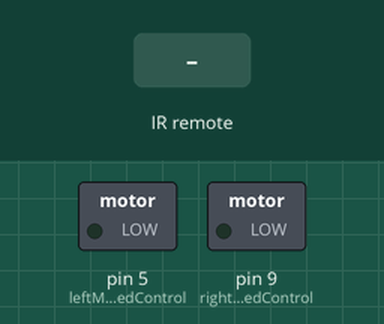
Recording of a sketch running on a simulated Arduino Uno, built with avr-gcc and run on an emulated ATmega328P. Parts: switched loads named in the sketch (green lamp = pin HIGH). The inputs (shaded band) are chosen by the test bench. What the sketch prints to the serial monitor is not drawn.

Above: at 4.2 s.
4.3 s: infrared code 0xFF10EF received
At 5.1 s:
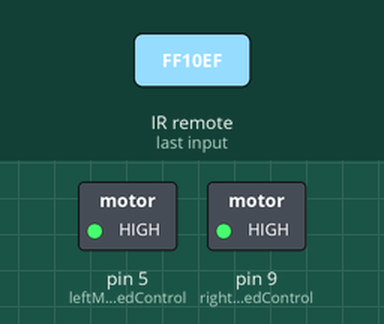
5.8 s: infrared code 0xFF4AB5 received
At 6.3 s:
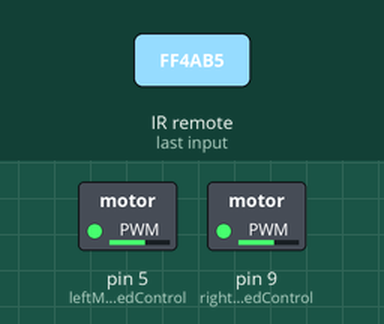
7.3 s: infrared code 0xFF5AA5 received
At 8.6 s:
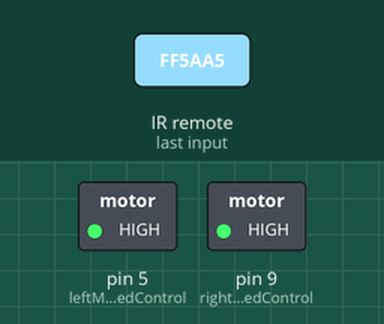
10.7 s: infrared code 0xFF9867 received
At 11.2 s:
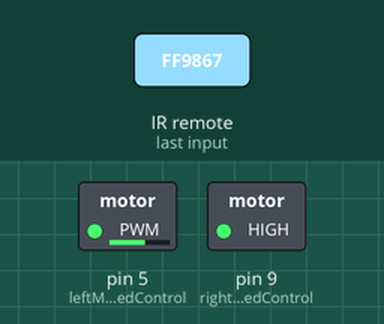
Timing chart, 0 to 13.2 s (numbered marks = the images above; inputs shaded):
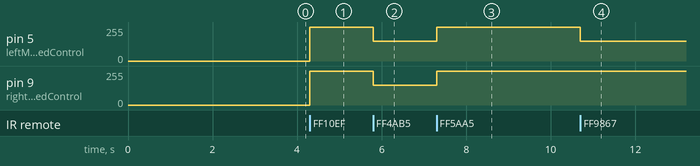

Measured:
- after the input at 4.3 s, pin 5 (leftMotorSpeedControl), pin 9 (rightMotorSpeedControl): 0/255 → 255/255 at once
- after the input at 5.8 s, pin 5 (leftMotorSpeedControl), pin 9 (rightMotorSpeedControl): 255/255 → 150/255 at once
- after the input at 7.3 s, pin 5 (leftMotorSpeedControl), pin 9 (rightMotorSpeedControl): 150/255 → 255/255 at once
- after the input at 10.7 s, pin 5 (leftMotorSpeedControl): 255/255 → 150/255 at once

The sketch:

TASK1_PID.ino
```cpp
#include <Wire.h>
#include <MPU6050.h>
#include "IRremote.h"

int receiver = 11;
IRrecv irrecv(receiver);
decode_results results;

MPU6050 mpu;

// Timers
unsigned long timer = 0;
float timeStep = 0.01;

// Pitch, Roll and Yaw values
float pitch = 0;
float roll = 0;
float yaw = 0;

int ena, leftMotorSpeedControl = 5;
int enb, rightMotorSpeedControl = 9;
int ina, leftMotorForwardPin = 2;
int inb, leftMotorBackwardPin = 4;
int inc, rightMotorForwardPin = 7;
int ind, rightMotorBackwardPin = 8;

int direction = 5; //5 - forward, 1 - backward, 2 - right, 3 - left, 6 - microstep forward

void setup() {
  Serial.begin(115200);
  irrecv.enableIRIn();
  // Initialize MPU6050
  while(!mpu.begin(MPU6050_SCALE_2000DPS, MPU6050_RANGE_2G))
  {
    Serial.println("Could not find a valid MPU6050 sensor, check wiring!");
    delay(500);
  }
  mpu.calibrateGyro();
  mpu.setThreshold(3);
  pinMode(ena, OUTPUT);
  pinMode(enb, OUTPUT);
  pinMode(ina, OUTPUT);
  pinMode(inb, OUTPUT);
  pinMode(inc, OUTPUT);
  pinMode(ind, OUTPUT);

delay(3000); // use the delay to place robot on the floor

}

void loop() {
  if(irrecv.decode(&results)) {
    switch(results.value) {
      case 0xFF18E7: yaw = 0; goForward(); Serial.print("straight"); break;
      case 0xFF10EF: rotateRight();  Serial.print("right"); break;
      case 0xFF5AA5: rotateLeft();  Serial.print("left"); break;
      case 0xFF4AB5: goBackward();  Serial.print("backward"); break;
      case 0xFFFFFFFF: movePreviousDirection(); break;
      case 0xFF9867: goStraightMicro(); break;
      case 0xFF38C7: brake(); break;
    }
    irrecv.resume();
  }
}

void forward() {
  digitalWrite(ina, HIGH);
  digitalWrite(inb, LOW);
  analogWrite(ena, 150); //95
  digitalWrite(inc,HIGH);
  digitalWrite(ind,LOW);
  analogWrite(enb, 150);
}

void left() {
  digitalWrite(ina, HIGH);
  digitalWrite(inb,LOW);
  analogWrite(ena, 110);
  digitalWrite(inc,LOW);
  digitalWrite(ind,HIGH);
  analogWrite(enb, 110);
}

void right() {
  digitalWrite(ina, LOW);
  digitalWrite(inb,HIGH);
  analogWrite(ena, 110);
  digitalWrite(inc,HIGH);
  digitalWrite(ind,LOW);
  analogWrite(enb, 110);
}

void brake() {
  digitalWrite(ina, LOW);
  digitalWrite(inb, LOW);
  analogWrite(ena, 0);
  digitalWrite(inc, LOW);
  digitalWrite(ind, LOW);
  analogWrite(enb, 0);
}

void goForward() {
  int counter = 0;
  while(counter < 150) {
    timer = millis();

    Vector norm = mpu.readNormalizeGyro();

    // Calculate Pitch, Roll and Yaw
    pitch = pitch + norm.YAxis * timeStep;
    roll = roll + norm.XAxis * timeStep;
    yaw = yaw + norm.ZAxis * timeStep;

    // Output raw
    Serial.print(" Pitch = ");
    Serial.print(pitch);
    Serial.print(" Roll = ");
    Serial.print(roll);
    Serial.print(" Yaw = ");
    Serial.println(yaw);

    // Wait to full timeStep period
    delay((timeStep*1000) - (millis() - timer));

    if ( yaw >= -2 && yaw <= 2) {
      forward();
    }
    else {
      if ( yaw < -2 ) { //left
        left();
      }

      else {
        right();
      }
    }
    counter++;
  }
  direction = 5;
  brake();
}

void goStraightMicro() {
  analogWrite(leftMotorSpeedControl, 150);
  analogWrite(rightMotorSpeedControl, 255);
  digitalWrite(leftMotorBackwardPin, LOW);
  digitalWrite(rightMotorBackwardPin, LOW);
  digitalWrite(rightMotorForwardPin, HIGH);
  digitalWrite(leftMotorForwardPin, HIGH);
  delay(50);
  brake();
  direction = 6;
}

void rotateLeft() {
  analogWrite(leftMotorSpeedControl, 255);
  analogWrite(rightMotorSpeedControl, 255);
  digitalWrite(rightMotorForwardPin, HIGH);
  digitalWrite(leftMotorForwardPin, LOW);
  digitalWrite(rightMotorBackwardPin, LOW);
  digitalWrite(leftMotorBackwardPin, HIGH);
  delay(50);
  brake();
  direction = 3;

}

void rotateRight() {
  analogWrite(leftMotorSpeedControl, 255);
  analogWrite(rightMotorSpeedControl, 255);
  digitalWrite(leftMotorForwardPin, HIGH);
  digitalWrite(leftMotorBackwardPin, LOW);
  digitalWrite(rightMotorForwardPin, LOW);
  digitalWrite(rightMotorBackwardPin, HIGH);
  delay(50);
  brake();
  direction = 2;

}

void goBackward() {
  analogWrite(leftMotorSpeedControl, 150);
  analogWrite(rightMotorSpeedControl, 150);
  digitalWrite(leftMotorForwardPin, LOW);
  digitalWrite(leftMotorBackwardPin, HIGH);
  digitalWrite(rightMotorForwardPin, LOW);
  digitalWrite(rightMotorBackwardPin, HIGH);
  delay(1000);
  brake();
  direction = 1;

}

void movePreviousDirection() {
  if(direction == 5) {
    goForward();
  }else if(direction == 1) {
    goBackward();
  }else if(direction == 2) {
    rotateRight();
  }else if(direction == 3) {
    rotateLeft();
  }else if(direction == 6) {
    goStraightMicro();
  }else {
    brake();
   }
}
```
